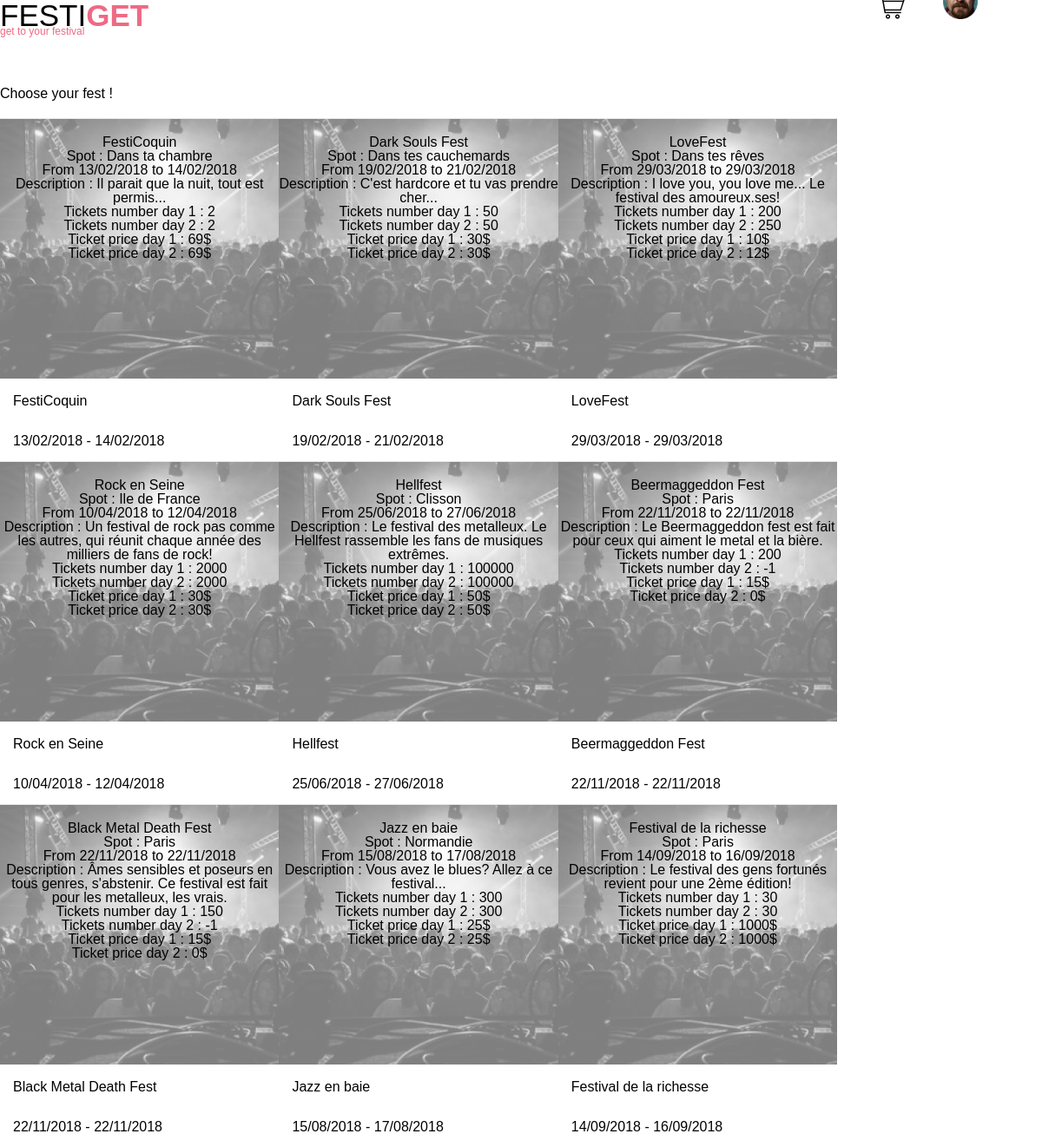
/home.php (signed in), run on the app's committed database.
### tables this page shows
CREATE TABLE `fest` (
  `id` int(11) NOT NULL AUTO_INCREMENT,
  `name` varchar(255) NOT NULL,
  `place` varchar(255) NOT NULL,
  `start` varchar(255) NOT NULL,
  `end` varchar(255) NOT NULL,
  `description` text NOT NULL,
    `ticket_count_d1` int(11) NOT NULL,
    `ticket_count_d2` int(11) NOT NULL,
    `ticket_count_d3` int(11) NOT NULL,
    `ticket_price_d1` int(11) NOT NULL,
    `ticket_price_d2` int(11) NOT NULL,
    `ticket_price_d3` int(11) NOT NULL,
  PRIMARY KEY (`id`),
  UNIQUE KEY `id` (`id`)
);

### home.php (the view, shortened to what this page needs)
<?php
require_once "connection.php";
$data_fetcher = $connection->prepare("
SELECT
  `id`,
  `name`,
  `place`,
  `start`,
  `end`,
  `description`,
  `ticket_count_d1`,
  `ticket_count_d2`,
  `ticket_count_d3`,
  `ticket_price_d1`,
  `ticket_price_d2`,
  `ticket_price_d3`
FROM
  `fest`");
$data_fetcher->execute();
$data = $data_fetcher->fetchAll();
?>
<!DOCTYPE html>
<html>
    <head>
            <link rel="stylesheet" href="assets/css/reset.css">
            <link rel="stylesheet" href="assets/css/home.css">
            <link rel="stylesheet" href="assets/css/flexboxgrid.min.css">
    </head>
    <body>
        <header>
            <section class="homePage">
                <div class="hearderLogo">
                    <h1 class="H1">FESTI<span class="Getcolor">GET</span></h1>
                    <h2 class="H2">get to your festival</h2>
                    <div class="headerRight">
                        <ul class="headerRightList">
                            <li class="headerRightListItem"><a href="basket.php"><img class="Cadi"src="img/Cadi.png" alt="pp" title="pp"></a></li>
                            <li class="headerRightListItem"><a href="profile.php?id=<?= $_SESSION['id'] ?>"><img class="PP" src="img/PP.png" alt=""></a></li>
                        </ul>
                </div>
            </section>
            <h1 class="titreFest">Choose your fest !</h1>
            <section class="festivalGallery">
            <?php
            $i = 0;
            while (isset($data[$i])) {
                echo "<a class='articlesHome' href='product.php?id=" . $data[$i]["id"] . "'> " ;
                echo "<img class='galleryContent' src='img/Festival1.jpg'>";
                echo "<div class='desc'>" . $data[$i]["name"] . "</div>";
                echo "<div class='desc'>" . $data[$i]["start"] . " - " . $data[$i]["end"] . "</div>";
                echo "<div class='articles'>
                <p> " . $data[$i]['name'] . "  </p>
                <p>Spot : " . $data[$i]['place'] . " </p>
                <p>From " . $data[$i]['start'] . " to " . $data[$i]['end'] . " </p>
                <p>Description : " .  $data[$i]['description'] . " </p>
                <p>Tickets number day 1 : " . $data[$i]['ticket_count_d1'] . " </p>
                <p>Tickets number day 2 : " . $data[$i]['ticket_count_d2'] . " </p>
                <p>Ticket price day 1 : " . $data[$i]['ticket_price_d1'] ."$".  "</p>
                <p>Ticket price day 2 : " . $data[$i]['ticket_price_d2']  ."$". "</p>
                </div>"  ;
                echo "</a>";
                $i++;
            }
            ?>
            </section>
        </header>
    </body>
</html>

### assets/css/home.css (style rules this page uses)
body { font-family:'futura', sans-serif; }
.homePage { width: 98vw; height: 100px; position: relative; }
.H1 { font-size: 35px; margin-bottom: 10px; }
.Getcolor { color: #EF6985; font-weight: bold; }
.H2 { margin-top: -15px; font-weight: lighter; font-size: 12px; color: #EF6985; }
.headerRight { margin-top: -80px; margin-right: 30px }
.headerRightList { display: block; float: right; justify-content: space-between; }
.headerRightListItem { display: inline-block; margin: 20px; }
.Cadi { margin-left: 20px; width: 30px; }
.PP { width: 40px; }
.festivalGallery { display: flex; flex-wrap: wrap; margin-top: 20px; width: 100%; }
.galleryContent { width: 100%; height: 300px; opacity: 0.5; }
.desc { padding: 15px; text-align: }
.articlesHome { position: relative; display: block; }
.articles { position: absolute; top: 20px; left: 0; text-align: center; }
a { color: black; }

### data on the page
fest: name "FestiCoquin", start "13/02/2018", end "14/02/2018", place "Dans ta chambre", description "Il parait que la nuit, tout est permis...", ticket_count_d1 "2", ticket_count_d2 "2", ticket_price_d1 "69", ticket_price_d2 "69"
fest: name "Dark Souls Fest", start "19/02/2018", end "21/02/2018", place "Dans tes cauchemards", description "C'est hardcore et tu vas prendre cher...", ticket_count_d1 "50", ticket_count_d2 "50", ticket_price_d1 "30", ticket_price_d2 "30"
fest: name "LoveFest", start "29/03/2018", end "29/03/2018", place "Dans tes rêves", description "I love you, you love me... Le festival des amoureux.ses!", ticket_count_d1 "200", ticket_count_d2 "250", ticket_price_d1 "10", ticket_price_d2 "12"
fest: name "Rock en Seine", start "10/04/2018", end "12/04/2018", place "Ile de France", description "Un festival de rock pas comme les autres, qui réunit chaque année des milliers de fans de rock!", ticket_count_d1 "2000", ticket_count_d2 "2000", ticket_price_d1 "30", ticket_price_d2 "30"
fest: name "Hellfest", start "25/06/2018", end "27/06/2018", place "Clisson", description "Le festival des metalleux. Le Hellfest rassemble les fans de musiques extrêmes.", ticket_count_d1 "100000", ticket_count_d2 "100000", ticket_price_d1 "50", ticket_price_d2 "50"
fest: name "Beermaggeddon Fest", start "22/11/2018", end "22/11/2018", place "Paris", description "Le Beermaggeddon fest est fait pour ceux qui aiment le metal et la bière.", ticket_count_d1 "200", ticket_count_d2 "-1", ticket_price_d1 "15", ticket_price_d2 "0"
fest: name "Black Metal Death Fest", start "22/11/2018", end "22/11/2018", place "Paris", description "Âmes sensibles et poseurs en tous genres, s'abstenir. Ce festival est fait pour les metalleux, les vrais.", ticket_count_d1 "150", ticket_count_d2 "-1", ticket_price_d1 "15", ticket_price_d2 "0"
fest: name "Jazz en baie", start "15/08/2018", end "17/08/2018", place "Normandie", description "Vous avez le blues? Allez à ce festival...", ticket_count_d1 "300", ticket_count_d2 "300", ticket_price_d1 "25", ticket_price_d2 "25"
fest: name "Festival de la richesse", start "14/09/2018", end "16/09/2018", place "Paris", description "Le festival des gens fortunés revient pour une 2ème édition!", ticket_count_d1 "30", ticket_count_d2 "30", ticket_price_d1 "1000", ticket_price_d2 "1000"
